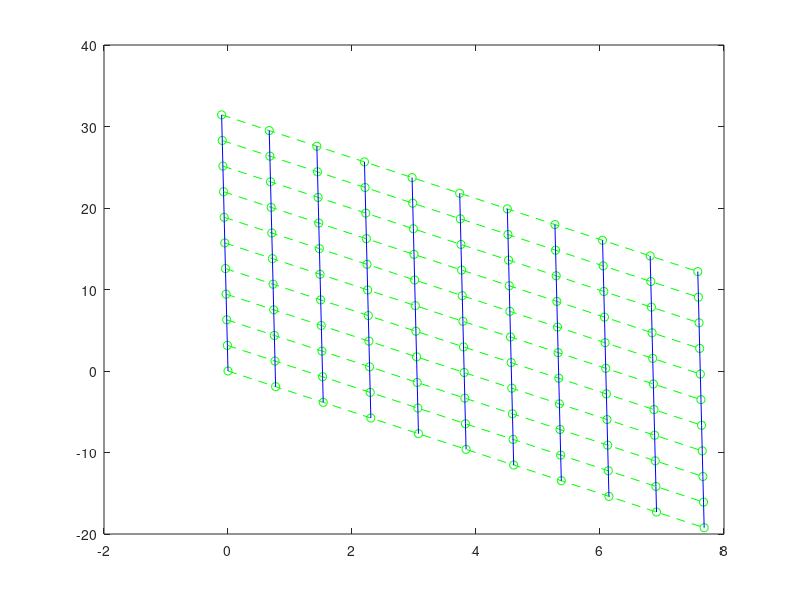

MATLAB code for this plot:
# Max Seenisamy Jan 30, 2025
# To Understand Post Quantum Crypto - First we have to generate a Lattice with 2 vectors, to understand
# the foundational math problem that makes Lattice Crypto the best choice for Post Quantum

vector1 = [-1/97, 22/7 ];
vector2 = [ 0.768 , -14/sqrt(53)];
[v1moves,v2moves] = meshgrid(0:10,0:10);
Lxygenerator = [v1moves(:),v2moves(:)];
RowsofVectors = [vector1;vector2];
LatticePoints = Lxygenerator*RowsofVectors;
Lx = reshape(LatticePoints(:,1),size(v1moves));
Ly = reshape(LatticePoints(:,2),size(v2moves));
plot(Lx,Ly,'go--')
hold on
plot(Lx',Ly','b-')
